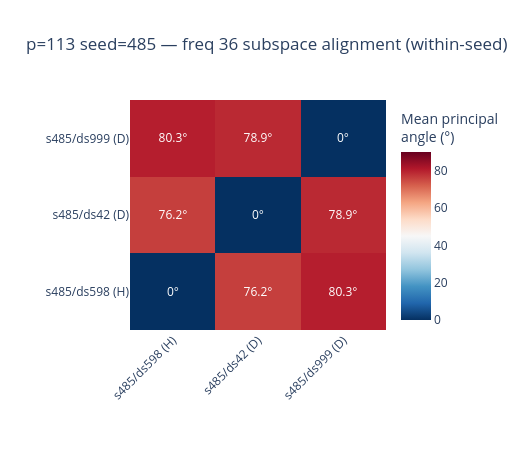

Source (notebook cell):
### Markdown cell above
## Within-seed alignment

Cross-prime analysis revealed that **model seed determines anchor frequency** — seed 485 reliably
produces freq 36 across data seeds; seed 999 produces freq 33.  Data seeds modulate which
secondary frequencies appear, but the anchor is seed-level.

This section compares variants within the same model seed.  The anchor frequency is the one
present across all data seeds for that seed — the true seed-level attractor.  The question:
do same-seed variants occupy the *same* 3-D subspace for their anchor frequency?

### Code cell
from collections import defaultdict

# Group records by model seed
by_seed = defaultdict(list)
for r in records:
    by_seed[r["variant"].params["seed"]].append(r)

for seed, seed_records in sorted(by_seed.items()):
    freq_sets = [set(r["group_subspaces"].keys()) for r in seed_records]
    anchor_freqs = sorted(set.intersection(*freq_sets))
    print(f"seed={seed}: variants={[r['label'] for r in seed_records]}")
    print(f"  anchor freqs (shared across all data seeds): {anchor_freqs}")

    for freq in anchor_freqs:
        bases = [r["group_subspaces"][freq] for r in seed_records]
        mat = pairwise_principal_angles(bases)
        seed_health = ["H" if r["health"] == "healthy" else "D" for r in seed_records]
        annotated = [f"{r['label']} ({h})" for r, h in zip(seed_records, seed_health)]

        fig = go.Figure(go.Heatmap(
            z=mat,
            x=annotated, y=annotated,
            colorscale="RdBu_r",
            zmid=45, zmin=0, zmax=90,
            text=np.round(mat, 1),
            texttemplate="%{text}°",
            colorbar=dict(title="Mean principal<br>angle (°)"),
        ))
        fig.update_layout(
            title=f"p={PRIME} seed={seed} — freq {freq} subspace alignment (within-seed)",
            width=520, height=460,
            xaxis=dict(tickangle=-45),
            margin=dict(l=130, b=130),
        )
        fig.show()
    print()

### Figure 1 — Plotly figure (JSON) as saved in the notebook; plotly's stock layout.template omitted (floating-point values rounded to 4 significant figures)
{"data": [{"colorbar": {"title": {"text": "Mean principal<br>angle (°)"}}, "colorscale": [[0, "rgb(5,48,97)"], [0.1, "rgb(33,102,172)"], [0.2, "rgb(67,147,195)"], [0.3, "rgb(146,197,222)"], [0.4, "rgb(209,229,240)"], [0.5, "rgb(247,247,247)"], [0.6, "rgb(253,219,199)"], [0.7, "rgb(244,165,130)"], [0.8, "rgb(214,96,77)"], [0.9, "rgb(178,24,43)"], [1, "rgb(103,0,31)"]], "text": [[0.0, 76.2, 80.3], [76.2, 0.0, 78.9], [80.3, 78.9, 0.0]], "texttemplate": "%{text}°", "type": "heatmap", "x": ["s485/ds598 (H)", "s485/ds42 (D)", "s485/ds999 (D)"], "y": ["s485/ds598 (H)", "s485/ds42 (D)", "s485/ds999 (D)"], "z": [[0.0, 76.16, 80.29], [76.16, 0.0, 78.92], [80.29, 78.92, 0.0]], "zmax": 90, "zmid": 45, "zmin": 0}], "layout": {"height": 460, "margin": {"b": 130, "l": 130}, "title": {"text": "p=113 seed=485 — freq 36 subspace alignment (within-seed)"}, "width": 520, "xaxis": {"tickangle": -45}}}
